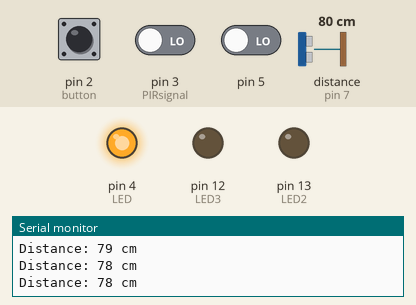
Recording of a sketch running on a simulated Arduino Uno, built with avr-gcc and run on an emulated ATmega328P. Parts: output pins drawn as LEDs (lit = HIGH), the last lines printed to the serial monitor. Wiring (inferred from the names in the program): ultrasonic range finder: trigger pin 6; echo pin 7. The inputs (shaded band) are chosen by the test bench; at power-on: pin 3 (PIRsignal) LOW, pin 2 (button) HIGH, pin 5 LOW, distance to the obstacle (sensor on pin 7) 80 cm. The echo pulse lasts 58.3 µs per cm; pins used as bus, display or sensor lines are not drawn.

Above: at 1.3 s.
1.4 s: pin 3 (PIRsignal) driven HIGH
At 2.7 s:
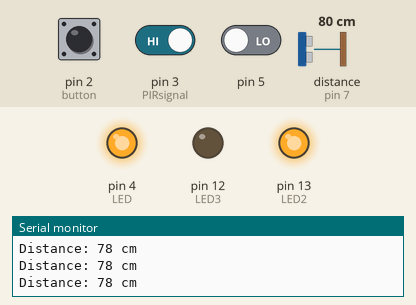
3.0 s: pin 2 (button) pulled LOW for 0.6 s
At 4.8 s:
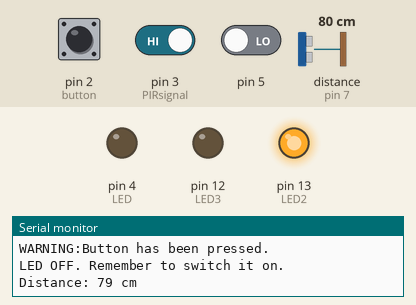
5.1 s: pin 5 driven HIGH
At 5.9 s:
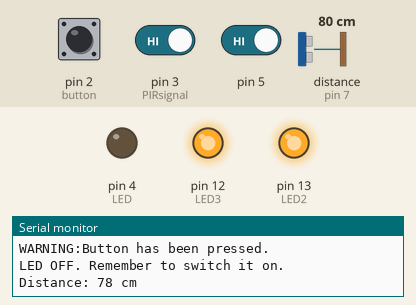
7.1 s: pin 2 (button) pulled LOW for 1 s
At 8.6 s:
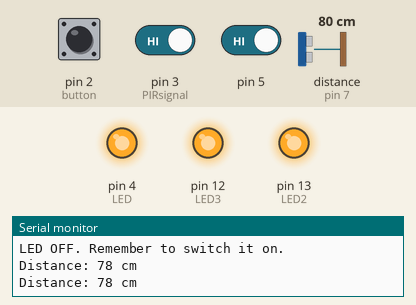
9.7 s: pin 2 (button) pulled LOW for 3.2 s
At 14.3 s:
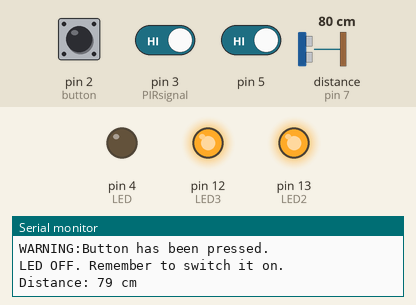
Timing chart, 0 to 15.8 s (numbered marks = the images above; inputs shaded):
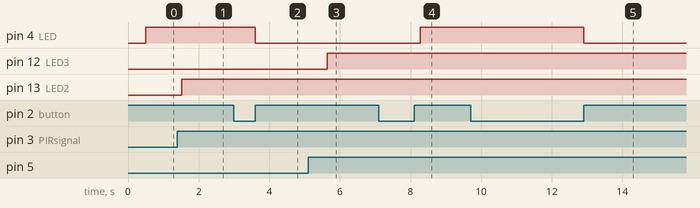

The sketch:

TaskM1.T4D_code_1.4D_.ino
```cpp
//constant values
const uint8_t LED = 4;
const int triggerPIN = 6;
const int echoPIN = 7;
const uint8_t button = 2;

const uint8_t LED2 = 13;
const int PIRsignal = 3;

const uint8_t LED3 = 12;
const int PIRsignal2 = 5;

const uint8_t LED4 = 11; //(TIMER)

//declare global variables and assign values
uint8_t ledState = LOW;
bool pressed = false;
bool timer_LEDstate = true;
volatile byte PIR = LOW;
volatile byte PIR2 = LOW;

void setup()
{
    //setup PINs for all components
    pinMode(LED, OUTPUT); //LED
    pinMode(triggerPIN, OUTPUT); //triggerPIN
    pinMode(echoPIN, INPUT); //echoPIN
    pinMode(button, INPUT_PULLUP); //button

    pinMode(LED2, OUTPUT); //LED2
    pinMode(PIRsignal, INPUT); //PIRSignal PIN

    pinMode(LED3, OUTPUT); //LED3
    //pinMode(PIRsignal2, INPUT); //PIRSignal PIN2

    //pinMode(LED4, OUTPUT); //LED4(INTERNAL_TIMER)
  	//reseting internal timer and set it to blink every 1000ms (1s)
  	TCCR1A = 0;
  	TCCR1B = 0;
  	TCCR1B |= (1 << CS12);    //using 256 prescaler
 	TIMSK1 |= (1 << OCIE1A); //enable timer compare interrupt
  	OCR1A = 62500;

  	//enabling PCINT
  	PCICR |= B00000100;
  	PCMSK2 |= B00100000;

    Serial.begin(9600);

    //implement external interrupts
    attachInterrupt(digitalPinToInterrupt(button), off_led, RISING);
    attachInterrupt(digitalPinToInterrupt(PIRsignal), PIR_triggered, RISING);
    // Serial Communication is starting with 9600 of baudrate speed
    Serial.println("Ultrasonic Sensor HC-SR04 Data & Motion Detector");
    // print some text in Serial Monitor

}

void loop()
{
    // Declare local variables
    long distance;
    long duration;
    // Clears the trigPin condition
    digitalWrite(triggerPIN, LOW);

    // Sets the trigPin (ACTIVE)
    digitalWrite(triggerPIN, HIGH);
    digitalWrite(triggerPIN, LOW);

    // Reads the echoPin, returns the value
    duration = pulseIn(echoPIN, HIGH);

    //Calculate
    distance = get_distance(duration);
    // Print Distance
    print_distance(distance);
    //delay for 500ms
    delay(500);

    //if distance is smaller than 100, LED will turn on
    //else distance is bigger than 100, LED will turn off
    //using Ternary Operator
    ledState = distance <= 100 ? HIGH : LOW;

    digitalWrite(LED2, PIR);
    digitalWrite(LED3, PIR2);

    //check whether the button is pressed or not
    //if yes, led will turn off when the object is within range
    if (!pressed)
    {
        digitalWrite(LED, ledState);
    }

  	if (pressed == true)
  	{
   	 Serial.println("WARNING:Button has been pressed.");
     Serial.println("LED OFF. Remember to switch it on.\n");
  	}
}

//calcualte distance
long get_distance(long duration) {
    // Calculating the distance
    return duration * 0.017;
}

//print distance function
void print_distance(long distance) {
    // Displays the distance on the Serial Monitor
    Serial.print("Distance: ");
    Serial.print(distance);
    Serial.println(" cm\n");
}

//off led function
void off_led() {
    pressed = !pressed;
    ledState = !ledState;
    digitalWrite(LED, ledState);
}

void PIR_triggered(){
  if (PIR == HIGH){
    PIR = !PIR;
    Serial.println("Motion Detected. Setting Light 1 is OFF\n");
  }
  else
  {
    PIR = !PIR;
    Serial.println("Motion Detected. Setting Light 1 is ON\n");
  }
}

void PIR_triggered2(){
  if (PIR2 == HIGH){
    PIR2 = !PIR2;
    Serial.println("Motion Detected. Setting Light 2 is OFF\n");
  }
  else
  {
    PIR2 = !PIR2;
    Serial.println("Motion Detected. Setting Light 2 is ON\n");
  }
}

ISR (PCINT2_vect){
  PIR_triggered2();
}

ISR (TIMER1_COMPA_vect){
	TCNT1 = 0;
  	timer_LEDstate = !timer_LEDstate;
  	digitalWrite(LED4, timer_LEDstate);
}
```

Measured:
- after the input at 1.4 s, pin 13 (LED2): LOW → HIGH after 0.12 s
- after the input at 3.0 s, pin 4 (LED): HIGH → LOW after 0.60 s
- after the input at 5.1 s, pin 12 (LED3): LOW → HIGH after 0.55 s
- after the input at 7.1 s, pin 4 (LED): LOW → HIGH after 1.2 s
- after the input at 9.7 s, pin 4 (LED): HIGH → LOW after 3.2 s
